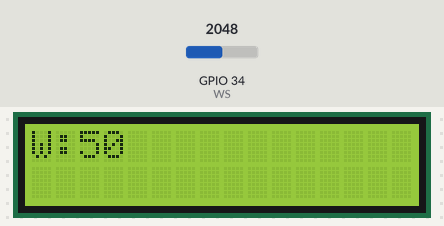
This sketch was run on a simulated ESP32. Parts: 16×2 character LCD. The inputs (shaded band) are chosen by the test bench; at power-on: GPIO 34 (WS) = 2048. What the sketch prints to the serial monitor is not drawn.

Above: at 1.2 s.
1.3 s: GPIO 34 (WS) set to 2866
At 2.8 s:
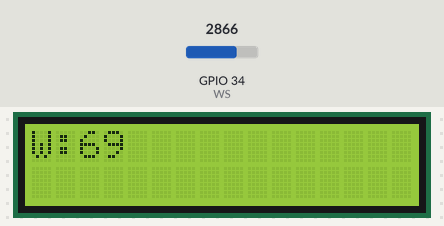
3.5 s: GPIO 34 (WS) set to 3603
At 4.4 s:
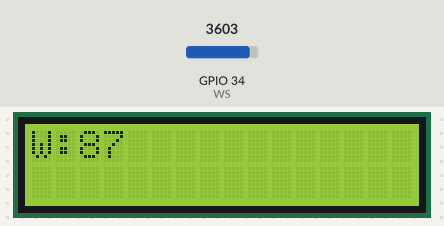
5.5 s: GPIO 34 (WS) set to 4095
At 7.3 s:
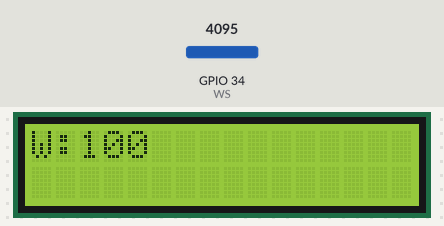
Timing chart, 0 to 8.8 s (numbered marks = the images above; inputs shaded):
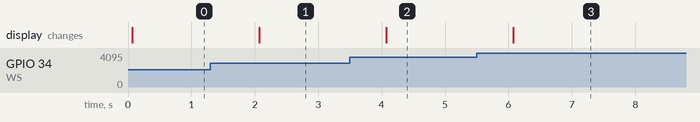

The sketch:

WATER.ino
```cpp
#include <LiquidCrystal.h>
const int rs = 5, en = 18, d4 = 19, d5 = 21, d6 = 22, d7 = 23;
LiquidCrystal lcd(rs, en, d4, d5, d6, d7);

const int WS = 34;
int sensor;

void setup()
{
  lcd.begin(16,2);
  pinMode(WS,INPUT);
  Serial.begin(9600);
}

void loop()
{
  sensor=analogRead(WS)/40.95;
  Serial.println(sensor);

  lcd.setCursor(0,0);
  lcd.print("W:");
  lcd.print(sensor);
  lcd.print("      ");
  delay(1000);
}
```

Measured:
- after the input at 1.3 s, the display: changes after 0.77 s (image 1)
- after the input at 3.5 s, the display: changes after 0.57 s (image 2)
- after the input at 5.5 s, the display: changes after 0.57 s (image 3)
